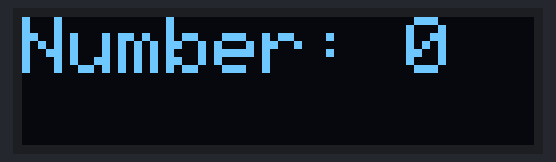
Simulated run of this sketch. Board: Arduino Uno, built with avr-gcc and run on an emulated ATmega328P. Parts: 128×32 one-colour display.

Above: at 4.1 s.
At 8.55 s:
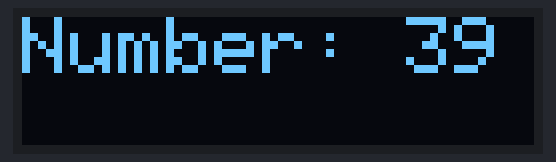
At 13.01 s:
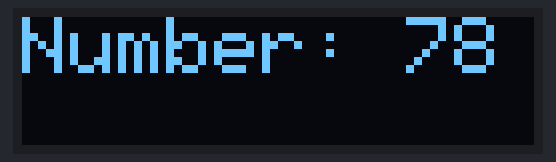
At 22.06 s:
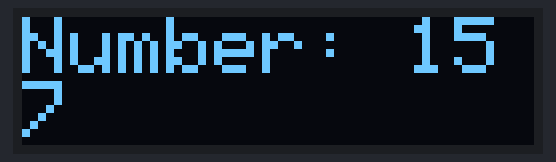
At 30.99 s:
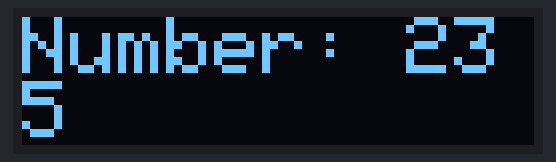
At 39.93 s:
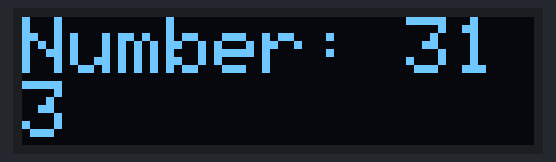

The sketch:

updatingTextOLED128x32.ino
```cpp
/**************************************************************************
 Displays updating text to an OLED over I2C
 3 pins are required to interface (two I2C and one reset).
 **************************************************************************/

#include <SPI.h>
#include <Wire.h>
#include <Adafruit_GFX.h>
#include <Adafruit_SSD1306.h>

#define SCREEN_WIDTH 128 // OLED display width, in pixels
#define SCREEN_HEIGHT 32 // OLED display height, in pixels

// Declaration for an SSD1306 display connected to I2C (SDA, SCL pins)
// The pins for I2C are defined by the Wire-library.
// On an arduino UNO:       A4(SDA), A5(SCL)
#define OLED_RESET     4 // Reset pin # (or -1 if sharing Arduino reset pin)
#define SCREEN_ADDRESS 0x3C ///< See datasheet for Address; 0x3D for 128x64, 0x3C for 128x32
Adafruit_SSD1306 display(SCREEN_WIDTH, SCREEN_HEIGHT, &Wire, OLED_RESET);

int increment = 0;

void setup() {
  Serial.begin(9600);

  // SSD1306_SWITCHCAPVCC = generate display voltage from 3.3V internally
  if(!display.begin(SSD1306_SWITCHCAPVCC, SCREEN_ADDRESS)) {
    Serial.println(F("SSD1306 allocation failed"));
    for(;;); // Don't proceed, loop forever
  }

  delay(2000);            // Pause for 2 seconds

  display.clearDisplay(); //Clear buffer (will have Arduino Splash in buffer on startup)

  delay(2000);            //Pause for 2 seconds
}

void loop() {
  drawText(); // Draw text That periodically increments each time it is called

  delay(100); // Wait for next iteration
}

void drawText(void){
  display.clearDisplay();
  display.setTextSize(2);               // Normal 1:1 pixel scale
  display.setTextColor(SSD1306_WHITE);  // Draw white text
  display.setCursor(0,0);               // Start at top-left corner

  display.print(F("Number: "));         //Use print for char by char, or println for a line(automatically adds a newline character at the end.)
  display.print(increment, DEC);

  increment++;                          //Change number in a fun and interesting way

  display.display();                    // Must be called to show new text
}
```
